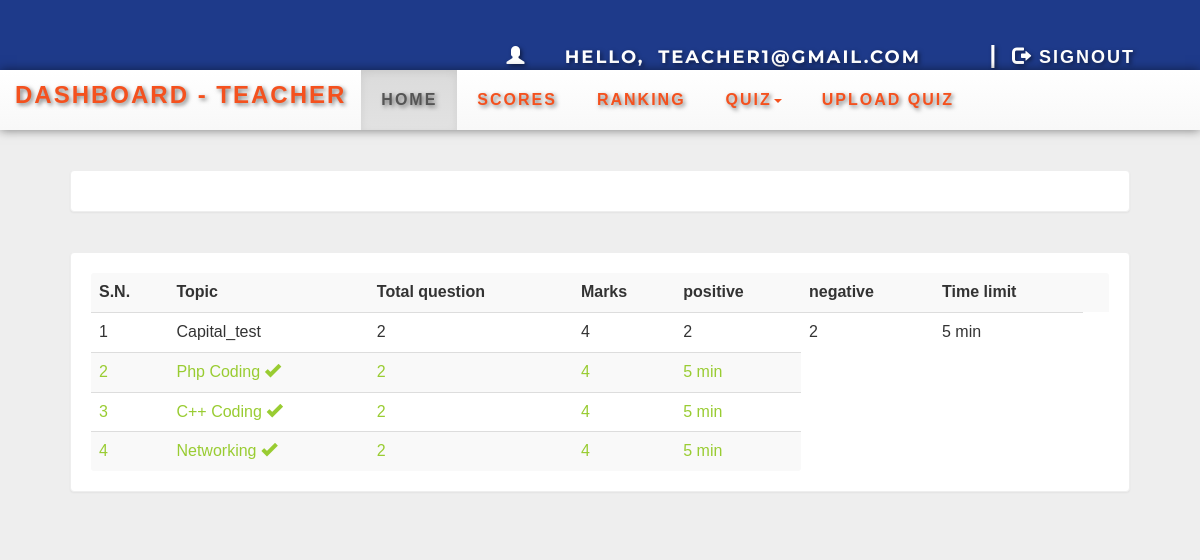
Page /views/dash.php?q=0 (signed in) on the committed database.
### tables this page shows
CREATE TABLE IF NOT EXISTS `quiz` (
  `eid` text NOT NULL,
  `title` varchar(100) NOT NULL,
  `sahi` int NOT NULL,
  `wrong` int NOT NULL,
  `total` int NOT NULL,
  `time` bigint NOT NULL,
  `intro` text NOT NULL,
  `tag` varchar(100) NOT NULL,
  `date` timestamp NOT NULL DEFAULT CURRENT_TIMESTAMP ON UPDATE CURRENT_TIMESTAMP,
  `email` varchar(50) DEFAULT NULL
);

### views/dash.php (the view, shortened to what this page needs)
<!DOCTYPE html PUBLIC "-//W3C//DTD XHTML 1.0 Transitional//EN" "http://www.w3.org/TR/xhtml1/DTD/xhtml1-transitional.dtd">
<html xmlns="http://www.w3.org/1999/xhtml">
<div class="header">
  <div class="row">
    <div class="col-lg-6">
    </div>
    <?php
    include_once '../models/dbConnection.php';
    $email = $_SESSION['email'];
    if (!(isset($_SESSION['email']))) {
      header("location:index.php");
    } else {
      echo '<span class="pull-right top title1" ><span class="log1"><span class="glyphicon glyphicon-user" aria-hidden="true"></span>&nbsp;&nbsp;&nbsp;&nbsp;Hello,</span> <a href="dash.php" class="log log1">' . $email . '</a>&nbsp;|&nbsp;<a href="logout.php?q=dash.php" class="log"><span class="glyphicon glyphicon-log-out" aria-hidden="true"></span>&nbsp;Signout</button></a></span>';
    } ?>
  </div>
</div>
<head>
  <link rel="stylesheet" href="css/bootstrap.min.css" />
  <link rel="stylesheet" href="css/bootstrap-theme.min.css" />
  <link rel="stylesheet" href="css/main.css">
  <link rel="stylesheet" href="css/font.css">
</head>
<body style="background:#eee;">
  <nav class="navbar navbar-default title1">
    <div class="container-fluid">
      <div class="navbar-header">
        <a class="navbar-brand" href="dash.php?q=0"><b>Dashboard - TEACHER</b></a>
      </div>
      <div class="collapse navbar-collapse" id="bs-example-navbar-collapse-1">
        <ul class="nav navbar-nav">
          <li <?php if (@$_GET['q'] == 0) echo 'class="active"'; ?>><a href="dash.php?q=0">Home<span class="sr-only">(current)</span></a></li>
          <li <?php if (@$_GET['q'] == 1) echo 'class="active"'; ?>><a href="dash.php?q=1">Scores</a></li>
          <li <?php if (@$_GET['q'] == 2) echo 'class="active"'; ?>><a href="dash.php?q=2">Ranking</a></li>
          <li class="dropdown <?php if (@$_GET['q'] == 4 || @$_GET['q'] == 5) echo 'active'; ?>">
            <a href="#" class="dropdown-toggle" data-toggle="dropdown" role="button" aria-haspopup="true" aria-expanded="false">Quiz<span class="caret"></span></a>
          </li>
          <li <?php if (@$_GET['q'] == 6) echo 'class="active"'; ?>><a href="dash.php?q=6">Upload Quiz</a></li>
        </ul>
      </div>
    </div>
  </nav>
  <div class="container">
    <div class="row">
      <div class="col-md-12">
        <div class="panel">
        </div>
        <?php if (@$_GET['q'] == 0) {
          $result = mysqli_query($con, "SELECT * FROM quiz where email='$email' ORDER BY date DESC") or die('Error');
          echo  '<div class="panel"><table class="table table-striped title1">
<tr><td><b>S.N.</b></td><td><b>Topic</b></td><td><b>Total question</b></td><td><b>Marks</b></td><td><b>positive</b></td><td><b>negative</b></td><td><b>Time limit</b></td><td></td></tr>';
          $c = 1;
          while ($row = mysqli_fetch_array($result)) {
            $title = $row['title'];
            $total = $row['total'];
            $sahi = $row['sahi'];
            $wrong = $row['wrong'];
            $time = $row['time'];
            $eid = $row['eid'];
            $q12 = mysqli_query($con, "SELECT score FROM history WHERE eid='$eid' AND email='$email'") or die('Error98');
            $rowcount = mysqli_num_rows($q12);
            if ($rowcount == 0) {
              echo '<tr><td>' . $c++ . '</td><td>' . $title . '</td><td>' . $total . '</td><td>' . $sahi * $total . '</td><td>' . $sahi . '</td><td>' . $wrong . '</td><td>' . $time . '&nbsp;min</td>
	</tr>';
            } else {
              echo '<tr style="color:#99cc32"><td>' . $c++ . '</td><td>' . $title . '&nbsp;<span title="This quiz is already solve by you" class="glyphicon glyphicon-ok" aria-hidden="true"></span></td><td>' . $total . '</td><td>' . $sahi * $total . '</td><td>' . $time . '&nbsp;min</td>
	</tr>';
            }
          }
          echo '</table></div>';
        }
        ?>
      </div>
    </div>
  </div>
</body>
</html>

### views/css/main.css (style rules this page uses)
body { overflow-x:hidden; width:100%; font-size: 12px !important; font-family: Montserrat, sans-serif; background:#eee; min-height:550px; background-attachment:fixed; }
.panel { border-color:#eee; margin:40px; padding:20px; font: 15px "Century Gothic", "Times Roman", sans-serif; }
.header { background:#f4511e; height:70px; }
.title1 { font: 16px "Century Gothic", "Times Roman", sans-serif; }
.top { margin-top:20px; }
.log1 { font: 15px 'Montserrat', sans-serif; color:#fff; margin-left:10px; }
.log { margin:10px; margin-right:60px; margin-left:5px; color:#fff; text-decoration:none; font-size:20px; font-size:15px; }

### views/dash.php (style rules this page uses)
body { background-image: url('cool-background.jpg'); font-family: 'Montserrat', sans-serif; }
.header { background-color: #1E3A8A; color: #fff; padding: 20px; box-shadow: 0px 0px 20px rgba(0, 0, 0, 0.5); text-shadow: 2px 2px 4px rgba(0, 0, 0, 0.5); }
.header .title1 { font-size: 24px; font-weight: bold; text-transform: uppercase; letter-spacing: 2px; }
.header .log1 { font-size: 18px; font-weight: bold; }
.header .log1 .glyphicon { margin-right: 10px; }
.header .log { font-size: 18px; font-weight: bold; color: #fff; text-decoration: none; text-shadow: 2px 2px 4px rgba(0, 0, 0, 0.5); transition: all 0.5s; }
.navbar { background-color: #4D648D; border: none; border-radius: 0; margin-bottom: 0; font-size: 16px; font-weight: bold; letter-spacing: 2px; text-transform: uppercase; box-shadow: 0px 0px 10px rgba(0, 0, 0, 0.5); text-shadow: 2px 2px 4px rgba(0, 0, 0, 0.5); }
.navbar .navbar-brand { color: #f4511e !important; font-size: 24px; font-weight: bold; text-transform: uppercase; letter-spacing: 2px; text-shadow: 2px 2px 4px rgba(0, 0, 0, 0.5); }
.navbar .navbar-nav>li>a { color: #f4511e; padding: 20px; transition: all 0.5s; text-shadow: 2px 2px 4px rgba(0, 0, 0, 0.5); }

### rows in the picture
quiz: title "Capital_test", total "2", $sahi * $total "4", sahi "2", wrong "2", time "5"
quiz: title "Php Coding", total "2", $sahi * $total "4", time "5"
quiz: title "C++ Coding", total "2", $sahi * $total "4", time "5"
quiz: title "Networking", total "2", $sahi * $total "4", time "5"

### other values in the picture
$email "TEACHER1@GMAIL.COM"
